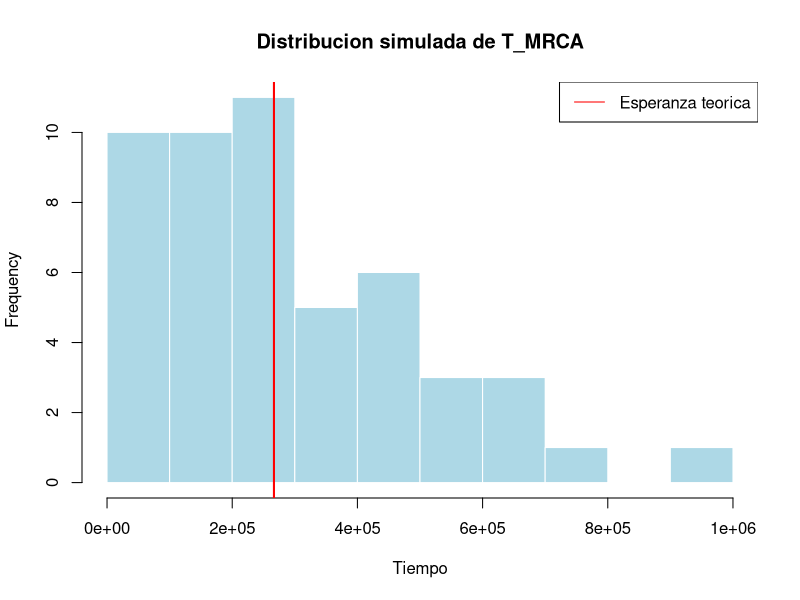
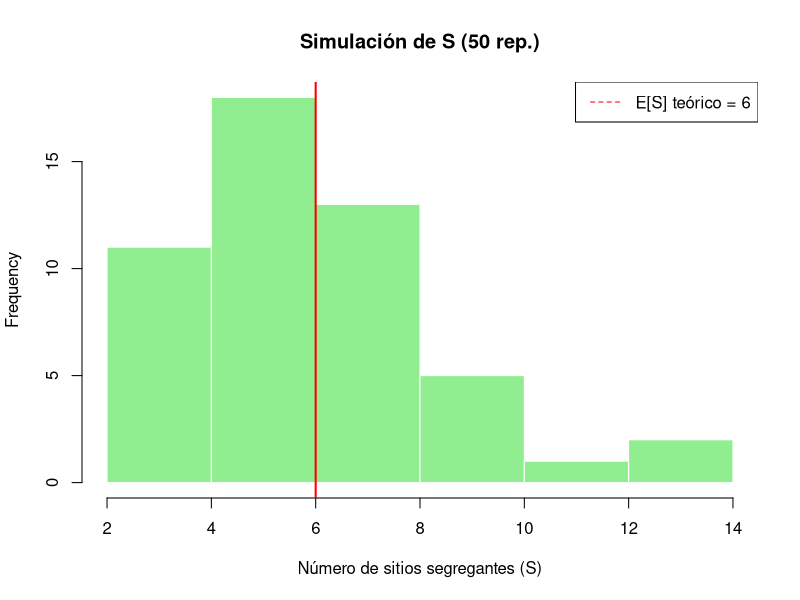
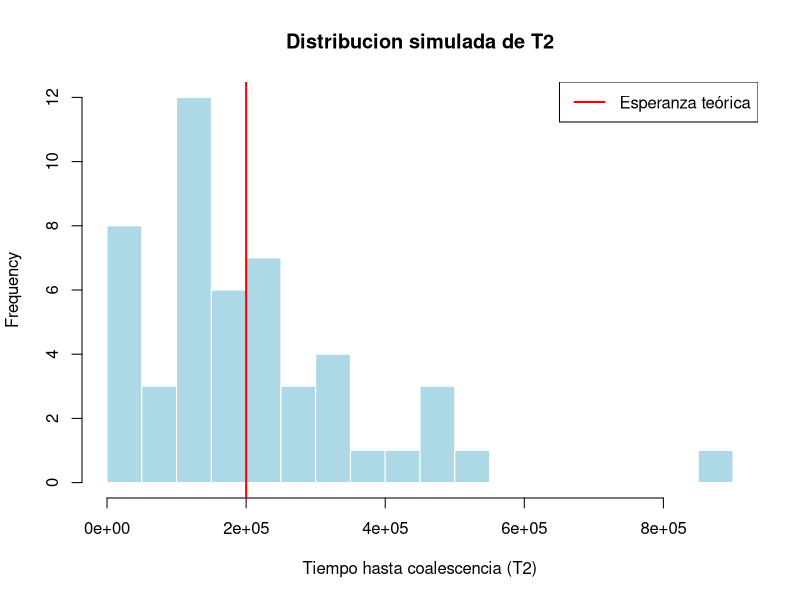

Recreate these plots in R, in order.
## ---- chunk 1

N <- 1e5

# probabilidad de exito
p3 <- 6/(4*N)
p2 <- 2/(4*N)

# Esperanzas para cada T
E_T3 <- 1 / p3
E_T2 <- 1 / p2
E_TMRCA <- E_T3 + E_T2

# Simulaciones de T_MRCA
set.seed(123)  # asegurando que los números sea siempre los mismos
T3 <- rgeom(50, prob = p3)
T2 <- rgeom(50, prob = p2)
T_MRCA <- T3 + T2

cat("Esperanza teorica de T_MRCA =", E_TMRCA, " y la esperanza simulada T_MRCA =", mean(T_MRCA), "\n")

# Comparar con la esperanza teorica
hist(T_MRCA,
     main = "Distribucion simulada de T_MRCA",
     xlab = "Tiempo",
     col = "lightblue", border = "white")
abline(v = E_TMRCA, col = "red", lwd = 2, lty = 1)
legend("topright", legend = c("Esperanza teorica"), col = "red", lty = 1)

## ---- chunk 2
# número de sitios segregantes
nS <- 6 # Ttotal * mu

# Simular 50 realizaciones de S
set.seed(321) # asegurando que los números sea siempre los mismos
S_sim <- rpois(50, nS)

# media de simular S
mean_S <- mean(S_sim)

# plot simple
hist(S_sim, main = "Simulación de S (50 rep.)", xlab = "Número de sitios segregantes (S)",
     col = "lightgreen", border = "white")
abline(v = nS, col = "red", lwd = 2, lty = 1)
legend("topright", legend = paste("E[S] teórico =", round(nS,2)), col = "red", lty = 2)

## ---- chunk 3

N <- 1e5

# Probabilidad de coalescencia
p2 <- 2/(4*N)

# Esperanzas para T
E_T2 <- 1 / p2

# Simulaciones de T2
set.seed(3)  # asegurando que los números sea siempre los mismos
T2 <- rgeom(50, prob = p2)

# Plot distribucion de T2
hist(T2,
     breaks = 15,
     main = "Distribucion simulada de T2",
     xlab = "Tiempo hasta coalescencia (T2)",
     col = "lightblue", border = "white")
abline(v = E_T2, col = "red", lwd = 2, lty = 1)
legend("topright", legend = c("Esperanza teórica"), col = "red", lty = 1, lwd = 2)

# hist(T2,
#      main = "Simulación de T2 (n=2, 50 replicaciones)",
#      xlab = "Tiempo hasta coalescencia (T2)",
#      col = "lightblue", border = "white")
# abline(v = mean(T2), col = "blue", lwd = 2)
# abline(v = 2*N, col = "red", lwd = 2, lty = 2)
# legend("topright", legend = c("Media simulada", "Esperanza teórica"),
#        col = c("blue", "red"), lty = c(1,2))

## ---- chunk 4

# -----------------------------
# Parámetros
# -----------------------------
N <- 5e5        # tamaño efectivo
mu <- 1e-5      # tasa de mutación
n <- 4          # número de secuencias

# -----------------------------
# 1. Simular tiempos de coalescencia
# -----------------------------
# Función para simular tiempo de espera (geométrico)
simular_T <- function(n_linajes, N) {
  pares <- choose(n_linajes, 2)
  p <- pares / (2 * N)     # probabilidad de coalescencia por generación
  rgeom(1, p)              # tiempo de espera ~ geométrica
}

# Guardamos los tiempos
T4 <- simular_T(4, N)
T3 <- simular_T(3, N)
T2 <- simular_T(2, N)

cat("T4 =", T4, "\n")
cat("T3 =", T3, "\n")
cat("T2 =", T2, "\n")

# -----------------------------
# 2. Tiempo total de ramas
# -----------------------------
T_total <- (4 * T4) + (3 * T3) + (2 * T2)
cat("Tiempo total de ramas =", T_total, "\n")

# -----------------------------
# 3. Número de mutaciones (S)
# -----------------------------
S <- rpois(1, lambda = T_total * mu)  # Poisson con media T_total * mu
cat("Número de mutaciones S =", S, "\n")

# -----------------------------
# 4. Diversidad nucleotídica (π)
# -----------------------------
pi_est <- 4 * N * mu
cat("π esperado =", pi_est, "\n")

# -----------------------------
# 5. Theta de Watterson (θW)
# -----------------------------
a_n <- sum(1 / (1:(n - 1)))
theta_W <- S / a_n
cat("θW estimado =", theta_W, "\n")
